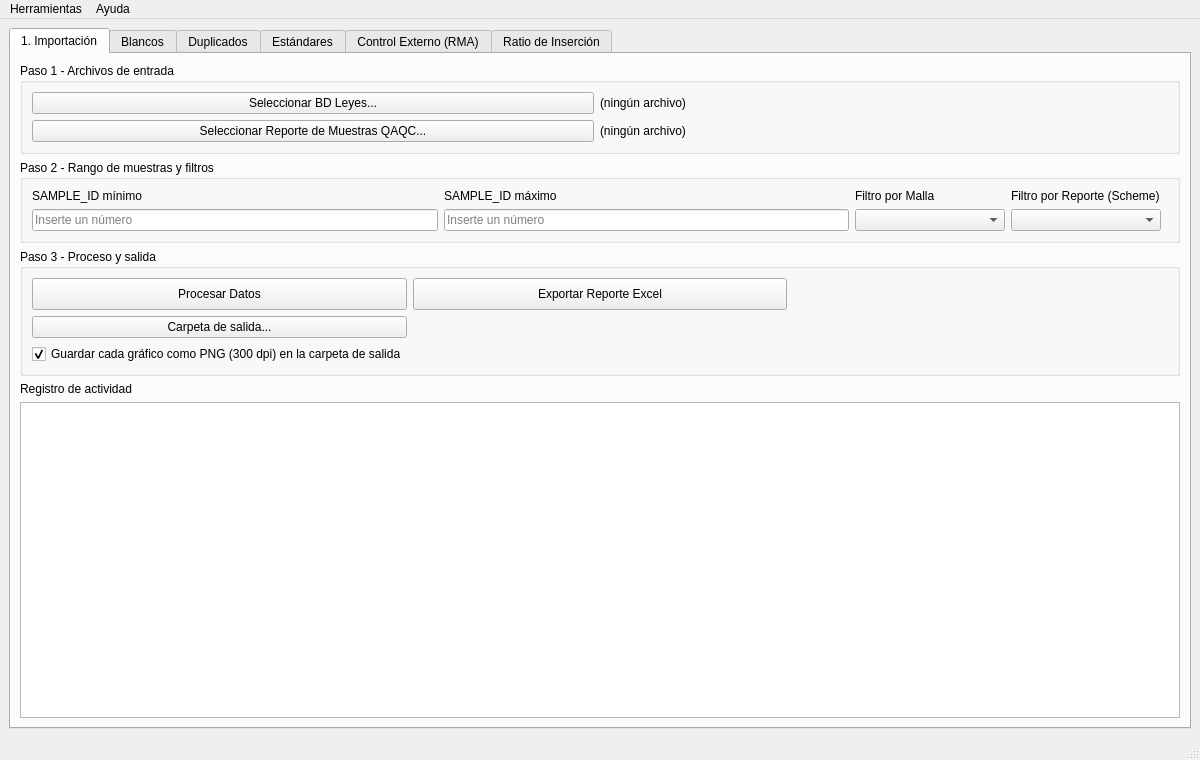
<?xml version="1.0" encoding="UTF-8"?>
<ui version="4.0">
 <class>ModuloQAQC</class>
 <widget class="QMainWindow" name="ModuloQAQC">
  <property name="geometry">
   <rect>
    <x>0</x>
    <y>0</y>
    <width>1200</width>
    <height>760</height>
   </rect>
  </property>
  <property name="minimumSize">
   <size>
    <width>900</width>
    <height>600</height>
   </size>
  </property>
  <property name="windowTitle">
   <string>Modulo QAQC</string>
  </property>
  <widget class="QWidget" name="centralwidget">
   <layout class="QVBoxLayout" name="layoutCentral">
    <item>
     <widget class="QTabWidget" name="tabWidget">
      <property name="currentIndex">
       <number>0</number>
      </property>
      <!-- ============================================== IMPORTACION -->
      <widget class="QWidget" name="Importacion">
       <attribute name="title">
        <string>1. Importación</string>
       </attribute>
       <layout class="QVBoxLayout" name="layoutImportacion">
        <item>
         <widget class="QGroupBox" name="grpArchivos">
          <property name="title">
           <string>Paso 1 - Archivos de entrada</string>
          </property>
          <layout class="QGridLayout" name="gridArchivos">
           <item row="0" column="0">
            <widget class="QPushButton" name="BDLeyes">
             <property name="minimumSize">
              <size>
               <width>230</width>
               <height>0</height>
              </size>
             </property>
             <property name="text">
              <string>Seleccionar BD Leyes...</string>
             </property>
             <property name="toolTip">
              <string>Excel con la hoja 'General'</string>
             </property>
            </widget>
           </item>
           <item row="0" column="1">
            <widget class="QLabel" name="lblLeyes">
             <property name="text">
              <string>(ningún archivo)</string>
             </property>
            </widget>
           </item>
           <item row="1" column="0">
            <widget class="QPushButton" name="BDQaqc">
             <property name="text">
              <string>Seleccionar Reporte de Muestras QAQC...</string>
             </property>
             <property name="toolTip">
              <string>Excel con la hoja 'LEYES SGS'</string>
             </property>
            </widget>
           </item>
           <item row="1" column="1">
            <widget class="QLabel" name="lblQaqc">
             <property name="text">
              <string>(ningún archivo)</string>
             </property>
            </widget>
           </item>
           <item row="0" column="2">
            <spacer name="spacerArchivos">
             <property name="orientation">
              <enum>Qt::Horizontal</enum>
             </property>
            </spacer>
           </item>
          </layout>
         </widget>
        </item>
        <item>
         <widget class="QGroupBox" name="grpFiltros">
          <property name="title">
           <string>Paso 2 - Rango de muestras y filtros</string>
          </property>
          <layout class="QGridLayout" name="gridFiltros">
           <item row="0" column="0">
            <widget class="QLabel" name="lblMin">
             <property name="text">
              <string>SAMPLE_ID mínimo</string>
             </property>
            </widget>
           </item>
           <item row="1" column="0">
            <widget class="QLineEdit" name="Vmin">
             <property name="placeholderText">
              <string>Inserte un número</string>
             </property>
            </widget>
           </item>
           <item row="0" column="1">
            <widget class="QLabel" name="lblMax">
             <property name="text">
              <string>SAMPLE_ID máximo</string>
             </property>
            </widget>
           </item>
           <item row="1" column="1">
            <widget class="QLineEdit" name="Vmax">
             <property name="placeholderText">
              <string>Inserte un número</string>
             </property>
            </widget>
           </item>
           <item row="0" column="2">
            <widget class="QLabel" name="lblMalla">
             <property name="text">
              <string>Filtro por Malla</string>
             </property>
            </widget>
           </item>
           <item row="1" column="2">
            <widget class="QComboBox" name="VMalla">
             <property name="minimumSize">
              <size>
               <width>150</width>
               <height>0</height>
              </size>
             </property>
            </widget>
           </item>
           <item row="0" column="3">
            <widget class="QLabel" name="lblLote">
             <property name="text">
              <string>Filtro por Reporte (Scheme)</string>
             </property>
            </widget>
           </item>
           <item row="1" column="3">
            <widget class="QComboBox" name="VLote">
             <property name="minimumSize">
              <size>
               <width>150</width>
               <height>0</height>
              </size>
             </property>
            </widget>
           </item>
           <item row="1" column="4">
            <spacer name="spacerFiltros">
             <property name="orientation">
              <enum>Qt::Horizontal</enum>
             </property>
            </spacer>
           </item>
          </layout>
         </widget>
        </item>
        <item>
         <widget class="QGroupBox" name="grpProceso">
          <property name="title">
           <string>Paso 3 - Proceso y salida</string>
          </property>
          <layout class="QGridLayout" name="gridProceso">
           <item row="0" column="0">
            <widget class="QPushButton" name="PROC">
             <property name="minimumSize">
              <size>
               <width>230</width>
               <height>32</height>
              </size>
             </property>
             <property name="text">
              <string>Procesar Datos</string>
             </property>
             <property name="toolTip">
              <string>Une las bases, calcula blancos, duplicados y estándares y llena los cuadros de cada pestaña</string>
             </property>
            </widget>
           </item>
           <item row="0" column="1">
            <widget class="QPushButton" name="GENR">
             <property name="minimumSize">
              <size>
               <width>0</width>
               <height>32</height>
              </size>
             </property>
             <property name="text">
              <string>Exportar Reporte Excel</string>
             </property>
            </widget>
           </item>
           <item row="1" column="0">
            <widget class="QPushButton" name="OutDir">
             <property name="text">
              <string>Carpeta de salida...</string>
             </property>
            </widget>
           </item>
           <item row="1" column="1" colspan="2">
            <widget class="QLabel" name="lblOutDir">
             <property name="text">
              <string/>
             </property>
            </widget>
           </item>
           <item row="2" column="0" colspan="3">
            <widget class="QCheckBox" name="chkGuardarPNG">
             <property name="text">
              <string>Guardar cada gráfico como PNG (300 dpi) en la carpeta de salida</string>
             </property>
             <property name="checked">
              <bool>true</bool>
             </property>
            </widget>
           </item>
           <item row="0" column="2">
            <spacer name="spacerProceso">
             <property name="orientation">
              <enum>Qt::Horizontal</enum>
             </property>
            </spacer>
           </item>
          </layout>
         </widget>
        </item>
        <item>
         <widget class="QLabel" name="lblLog">
          <property name="text">
           <string>Registro de actividad</string>
          </property>
         </widget>
        </item>
        <item>
         <widget class="QPlainTextEdit" name="Log">
          <property name="readOnly">
           <bool>true</bool>
          </property>
         </widget>
        </item>
       </layout>
      </widget>
      <!-- ================================================== BLANCOS -->
      <widget class="QWidget" name="Blancos">
       <attribute name="title">
        <string>Blancos</string>
       </attribute>
       <layout class="QGridLayout" name="gridBlancos">
        <item row="0" column="0">
         <widget class="QGroupBox" name="grpBF">
          <property name="title">
           <string>Blanco Fino</string>
          </property>
          <layout class="QHBoxLayout" name="layoutBF">
           <item>
            <widget class="QPushButton" name="GBF">
             <property name="text">
              <string>Gráfico Blanco Fino</string>
             </property>
            </widget>
           </item>
           <item>
            <widget class="QPushButton" name="PGBF">
             <property name="text">
              <string>Muestras Precedentes vs Blanco Fino</string>
             </property>
            </widget>
           </item>
          </layout>
         </widget>
        </item>
        <item row="0" column="1">
         <widget class="QGroupBox" name="grpBG">
          <property name="title">
           <string>Blanco Grueso</string>
          </property>
          <layout class="QHBoxLayout" name="layoutBG">
           <item>
            <widget class="QPushButton" name="GBG">
             <property name="text">
              <string>Gráfico Blanco Grueso</string>
             </property>
            </widget>
           </item>
           <item>
            <widget class="QPushButton" name="PGBG">
             <property name="text">
              <string>Muestras Precedentes vs Blanco Grueso</string>
             </property>
            </widget>
           </item>
          </layout>
         </widget>
        </item>
        <item row="1" column="0">
         <widget class="QLabel" name="label_12">
          <property name="text">
           <string>&lt;b&gt;Reporte de Blanco Fino&lt;/b&gt;</string>
          </property>
         </widget>
        </item>
        <item row="1" column="1">
         <widget class="QLabel" name="label_13">
          <property name="text">
           <string>&lt;b&gt;Reporte de Blanco Grueso&lt;/b&gt;</string>
          </property>
         </widget>
        </item>
        <item row="2" column="0">
         <widget class="QTableWidget" name="DFBLF"/>
        </item>
        <item row="2" column="1">
         <widget class="QTableWidget" name="DFBLG"/>
        </item>
        <item row="3" column="0">
         <widget class="QLabel" name="label_14">
          <property name="text">
           <string>&lt;b&gt;Muestras con error - Blanco Fino&lt;/b&gt;</string>
          </property>
         </widget>
        </item>
        <item row="3" column="1">
         <widget class="QLabel" name="label_19">
          <property name="text">
           <string>&lt;b&gt;Muestras con error - Blanco Grueso&lt;/b&gt;</string>
          </property>
         </widget>
        </item>
        <item row="4" column="0">
         <widget class="QTableWidget" name="ErrorBlancoF"/>
        </item>
        <item row="4" column="1">
         <widget class="QTableWidget" name="ErrorBlancoG"/>
        </item>
       </layout>
      </widget>
      <!-- =============================================== DUPLICADOS -->
      <widget class="QWidget" name="Duplicados">
       <attribute name="title">
        <string>Duplicados</string>
       </attribute>
       <layout class="QGridLayout" name="gridDuplicados">
        <item row="0" column="0">
         <widget class="QGroupBox" name="grpDC">
          <property name="title">
           <string>Duplicado de Campo</string>
          </property>
          <layout class="QHBoxLayout" name="layoutDC">
           <item>
            <widget class="QPushButton" name="GDC">
             <property name="text">
              <string>Gráfico DC</string>
             </property>
            </widget>
           </item>
           <item>
            <widget class="QPushButton" name="QQDC">
             <property name="text">
              <string>QQ-Plot DC</string>
             </property>
            </widget>
           </item>
           <item>
            <widget class="QPushButton" name="RDDC">
             <property name="text">
              <string>RD-Plot DC</string>
             </property>
            </widget>
           </item>
          </layout>
         </widget>
        </item>
        <item row="0" column="1">
         <widget class="QGroupBox" name="grpRG">
          <property name="title">
           <string>Rechazo Grueso</string>
          </property>
          <layout class="QHBoxLayout" name="layoutRG">
           <item>
            <widget class="QPushButton" name="GRG">
             <property name="text">
              <string>Gráfico RG</string>
             </property>
            </widget>
           </item>
           <item>
            <widget class="QPushButton" name="QQRG">
             <property name="text">
              <string>QQ-Plot RG</string>
             </property>
            </widget>
           </item>
           <item>
            <widget class="QPushButton" name="RDRG">
             <property name="text">
              <string>RD-Plot RG</string>
             </property>
            </widget>
           </item>
          </layout>
         </widget>
        </item>
        <item row="0" column="2">
         <widget class="QGroupBox" name="grpDP">
          <property name="title">
           <string>Duplicado de Pulpa</string>
          </property>
          <layout class="QHBoxLayout" name="layoutDP">
           <item>
            <widget class="QPushButton" name="GDP">
             <property name="text">
              <string>Gráfico DP</string>
             </property>
            </widget>
           </item>
           <item>
            <widget class="QPushButton" name="QQDP">
             <property name="text">
              <string>QQ-Plot DP</string>
             </property>
            </widget>
           </item>
           <item>
            <widget class="QPushButton" name="RDDP">
             <property name="text">
              <string>RD-Plot DP</string>
             </property>
            </widget>
           </item>
          </layout>
         </widget>
        </item>
        <item row="1" column="0" colspan="3">
         <widget class="QLabel" name="label_11">
          <property name="text">
           <string>&lt;b&gt;Reporte de Duplicados&lt;/b&gt;</string>
          </property>
         </widget>
        </item>
        <item row="2" column="0" colspan="3">
         <widget class="QTableWidget" name="DFDUP"/>
        </item>
        <item row="3" column="0">
         <widget class="QLabel" name="label_15">
          <property name="text">
           <string>&lt;b&gt;Muestras con error - Duplicado de Campo&lt;/b&gt;</string>
          </property>
         </widget>
        </item>
        <item row="3" column="1">
         <widget class="QLabel" name="label_17">
          <property name="text">
           <string>&lt;b&gt;Muestras con error - Rechazo Grueso&lt;/b&gt;</string>
          </property>
         </widget>
        </item>
        <item row="3" column="2">
         <widget class="QLabel" name="label_18">
          <property name="text">
           <string>&lt;b&gt;Muestras con error - Duplicado de Pulpa&lt;/b&gt;</string>
          </property>
         </widget>
        </item>
        <item row="4" column="0">
         <widget class="QTableWidget" name="E_DUPC"/>
        </item>
        <item row="4" column="1">
         <widget class="QTableWidget" name="E_RG"/>
        </item>
        <item row="4" column="2">
         <widget class="QTableWidget" name="E_PULP"/>
        </item>
       </layout>
      </widget>
      <!-- =============================================== ESTANDARES -->
      <widget class="QWidget" name="Estandares">
       <attribute name="title">
        <string>Estándares</string>
       </attribute>
       <layout class="QGridLayout" name="gridEstandares">
        <item row="0" column="0" colspan="3">
         <layout class="QHBoxLayout" name="layoutBotonesSTD">
          <item>
           <widget class="QLabel" name="lblSTD">
            <property name="text">
             <string>Estándar:</string>
            </property>
           </widget>
          </item>
          <item>
           <widget class="QComboBox" name="cmbSTD">
            <property name="minimumSize">
             <size>
              <width>320</width>
              <height>0</height>
             </size>
            </property>
           </widget>
          </item>
          <item>
           <widget class="QPushButton" name="GSTD">
            <property name="text">
             <string>Gráfico del Estándar</string>
            </property>
           </widget>
          </item>
          <item>
           <widget class="QPushButton" name="CHNH">
            <property name="text">
             <string>Histórico por Mes (Blancos y STD)</string>
            </property>
           </widget>
          </item>
          <item>
           <spacer name="spacerSTD">
            <property name="orientation">
             <enum>Qt::Horizontal</enum>
            </property>
           </spacer>
          </item>
          <item>
           <widget class="QPushButton" name="ParamSTD">
            <property name="text">
             <string>Parámetros de Estándares...</string>
            </property>
           </widget>
          </item>
         </layout>
        </item>
        <item row="1" column="0" colspan="3">
         <widget class="QTabWidget" name="tabReporteSTD">
          <widget class="QWidget" name="tabSTDAnalito">
           <attribute name="title">
            <string>Reporte por Analito</string>
           </attribute>
           <layout class="QVBoxLayout" name="layoutSTDAnalito">
            <item>
             <widget class="QTableWidget" name="DFSTDB"/>
            </item>
           </layout>
          </widget>
          <widget class="QWidget" name="tabSTDEstandar">
           <attribute name="title">
            <string>Reporte por Estándar</string>
           </attribute>
           <layout class="QVBoxLayout" name="layoutSTDEstandar">
            <item>
             <widget class="QTableWidget" name="DFSTD"/>
            </item>
           </layout>
          </widget>
         </widget>
        </item>
        <item row="2" column="0" colspan="3">
         <widget class="QLabel" name="label_16">
          <property name="text">
           <string>&lt;b&gt;Muestras con error - Estándares (fuera de MH ± 3DE)&lt;/b&gt;</string>
          </property>
         </widget>
        </item>
        <item row="3" column="0" colspan="3">
         <widget class="QTableWidget" name="E_STD"/>
        </item>
       </layout>
      </widget>
      <!-- ====================================================== RMA -->
      <widget class="QWidget" name="RMA">
       <attribute name="title">
        <string>Control Externo (RMA)</string>
       </attribute>
       <layout class="QVBoxLayout" name="layoutRMA">
        <item>
         <widget class="QGroupBox" name="grpRMAImport">
          <property name="title">
           <string>Importación y preprocesamiento de datos del laboratorio externo (requiere haber procesado la pestaña 1)</string>
          </property>
          <layout class="QHBoxLayout" name="layoutRMAImport">
           <item>
            <widget class="QPushButton" name="ImpRMA">
             <property name="text">
              <string>Importar Reporte Externo...</string>
             </property>
            </widget>
           </item>
           <item>
            <widget class="QPushButton" name="ProcRMA">
             <property name="text">
              <string>Unir y Procesar Datos</string>
             </property>
            </widget>
           </item>
           <item>
            <widget class="QPushButton" name="REPRMA">
             <property name="text">
              <string>Exportar Reporte Excel</string>
             </property>
            </widget>
           </item>
           <item>
            <widget class="QLabel" name="lblRMA">
             <property name="text">
              <string>(ningún archivo)</string>
             </property>
            </widget>
           </item>
           <item>
            <spacer name="spacerRMA">
             <property name="orientation">
              <enum>Qt::Horizontal</enum>
             </property>
            </spacer>
           </item>
          </layout>
         </widget>
        </item>
        <item>
         <widget class="QGroupBox" name="grpRMAGraficos">
          <property name="title">
           <string>Gráficos</string>
          </property>
          <layout class="QHBoxLayout" name="layoutRMAGraficos">
           <item>
            <widget class="QPushButton" name="GRMA">
             <property name="text">
              <string>Gráfico RMA</string>
             </property>
            </widget>
           </item>
           <item>
            <widget class="QPushButton" name="QQPRMA">
             <property name="text">
              <string>QQ-Plot Lab Ext vs Int</string>
             </property>
            </widget>
           </item>
           <item>
            <widget class="QPushButton" name="RDRMA">
             <property name="text">
              <string>RD-Plot Lab Ext vs Int</string>
             </property>
            </widget>
           </item>
           <item>
            <widget class="QPushButton" name="CUSSL">
             <property name="text">
              <string>CuSS Cert vs CuSS SGS</string>
             </property>
            </widget>
           </item>
          </layout>
         </widget>
        </item>
        <item>
         <widget class="QLabel" name="label_23">
          <property name="text">
           <string>&lt;b&gt;Reporte de Control Externo&lt;/b&gt;</string>
          </property>
         </widget>
        </item>
        <item>
         <widget class="QTableWidget" name="DFRMA"/>
        </item>
       </layout>
      </widget>
      <!-- ======================================== RATIO DE INSERCION -->
      <widget class="QWidget" name="RatioInsercion">
       <attribute name="title">
        <string>Ratio de Inserción</string>
       </attribute>
       <layout class="QVBoxLayout" name="layoutRatio">
        <item>
         <layout class="QHBoxLayout" name="layoutRatioEntrada">
          <item>
           <widget class="QLabel" name="label_27">
            <property name="text">
             <string>Año</string>
            </property>
           </widget>
          </item>
          <item>
           <widget class="QLineEdit" name="VAno">
            <property name="maximumSize">
             <size>
              <width>120</width>
              <height>16777215</height>
             </size>
            </property>
            <property name="placeholderText">
             <string>Inserte Año</string>
            </property>
           </widget>
          </item>
          <item>
           <widget class="QLabel" name="label_28">
            <property name="text">
             <string>Mes</string>
            </property>
           </widget>
          </item>
          <item>
           <widget class="QLineEdit" name="VMes">
            <property name="maximumSize">
             <size>
              <width>120</width>
              <height>16777215</height>
             </size>
            </property>
            <property name="placeholderText">
             <string>Inserte Mes</string>
            </property>
           </widget>
          </item>
          <item>
           <widget class="QPushButton" name="GRI">
            <property name="text">
             <string>Generar Cuadro</string>
            </property>
           </widget>
          </item>
          <item>
           <spacer name="spacerRatio">
            <property name="orientation">
             <enum>Qt::Horizontal</enum>
            </property>
           </spacer>
          </item>
         </layout>
        </item>
        <item>
         <widget class="QTableWidget" name="RATINS"/>
        </item>
       </layout>
      </widget>
     </widget>
    </item>
   </layout>
  </widget>
  <widget class="QMenuBar" name="menubar">
   <widget class="QMenu" name="menuHerramientas">
    <property name="title">
     <string>Herramientas</string>
    </property>
    <addaction name="actionEstandares"/>
   </widget>
   <widget class="QMenu" name="menuAyuda">
    <property name="title">
     <string>Ayuda</string>
    </property>
    <addaction name="actionAcerca"/>
   </widget>
   <addaction name="menuHerramientas"/>
   <addaction name="menuAyuda"/>
  </widget>
  <widget class="QStatusBar" name="statusbar"/>
  <action name="actionEstandares">
   <property name="text">
    <string>Parámetros de estándares...</string>
   </property>
  </action>
  <action name="actionAcerca">
   <property name="text">
    <string>Acerca de...</string>
   </property>
  </action>
 </widget>
 <resources/>
 <connections/>
</ui>
